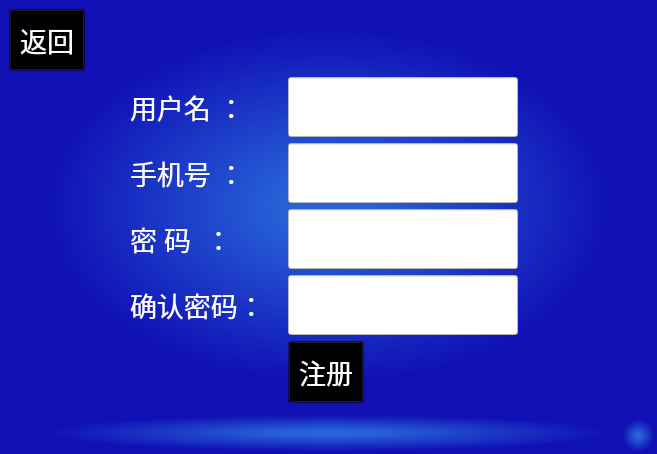
<?xml version="1.0" encoding="UTF-8"?>
<ui version="4.0">
 <class>MainWindow3</class>
 <widget class="QMainWindow" name="MainWindow3">
  <property name="windowModality">
   <enum>Qt::WindowModal</enum>
  </property>
  <property name="geometry">
   <rect>
    <x>0</x>
    <y>0</y>
    <width>657</width>
    <height>452</height>
   </rect>
  </property>
  <property name="windowTitle">
   <string>注册界面</string>
  </property>
  <property name="styleSheet">
   <string notr="true">background-color:qradialgradient(spread:pad, cx:0.5, cy:0.5, radius:0.431, fx:0.5, fy:0.5, stop:0.153409 rgba(39, 98, 216, 255), stop:1 rgba(16, 16, 181, 255));
padding:10px;</string>
  </property>
  <widget class="QWidget" name="centralwidget">
   <layout class="QGridLayout" name="gridLayout">
    <item row="5" column="4">
     <widget class="QLabel" name="label_2">
      <property name="font">
       <font>
        <family>微软雅黑</family>
        <pointsize>20</pointsize>
       </font>
      </property>
      <property name="styleSheet">
       <string notr="true">color: rgb(255, 255, 255);
background-color:rgba(0,0,0,0);</string>
      </property>
      <property name="text">
       <string>密 码  ：</string>
      </property>
     </widget>
    </item>
    <item row="9" column="7">
     <spacer name="horizontalSpacer_10">
      <property name="orientation">
       <enum>Qt::Horizontal</enum>
      </property>
      <property name="sizeHint" stdset="0">
       <size>
        <width>159</width>
        <height>20</height>
       </size>
      </property>
     </spacer>
    </item>
    <item row="7" column="0" colspan="4">
     <spacer name="horizontalSpacer_5">
      <property name="orientation">
       <enum>Qt::Horizontal</enum>
      </property>
      <property name="sizeHint" stdset="0">
       <size>
        <width>158</width>
        <height>20</height>
       </size>
      </property>
     </spacer>
    </item>
    <item row="6" column="5">
     <spacer name="verticalSpacer_4">
      <property name="orientation">
       <enum>Qt::Vertical</enum>
      </property>
      <property name="sizeHint" stdset="0">
       <size>
        <width>20</width>
        <height>62</height>
       </size>
      </property>
     </spacer>
    </item>
    <item row="1" column="8">
     <spacer name="horizontalSpacer_2">
      <property name="orientation">
       <enum>Qt::Horizontal</enum>
      </property>
      <property name="sizeHint" stdset="0">
       <size>
        <width>158</width>
        <height>20</height>
       </size>
      </property>
     </spacer>
    </item>
    <item row="9" column="5">
     <widget class="QPushButton" name="pushButton">
      <property name="font">
       <font>
        <family>微软雅黑</family>
        <pointsize>20</pointsize>
       </font>
      </property>
      <property name="styleSheet">
       <string notr="true">color: rgb(255, 255, 255);
background-color:rgba(0,0,0,0);</string>
      </property>
      <property name="text">
       <string>注册</string>
      </property>
     </widget>
    </item>
    <item row="8" column="5">
     <spacer name="verticalSpacer_5">
      <property name="orientation">
       <enum>Qt::Vertical</enum>
      </property>
      <property name="sizeHint" stdset="0">
       <size>
        <width>20</width>
        <height>63</height>
       </size>
      </property>
     </spacer>
    </item>
    <item row="1" column="4">
     <widget class="QLabel" name="label">
      <property name="font">
       <font>
        <family>微软雅黑</family>
        <pointsize>20</pointsize>
       </font>
      </property>
      <property name="styleSheet">
       <string notr="true">color: rgb(255, 255, 255);
background-color:rgba(0,0,0,0);</string>
      </property>
      <property name="text">
       <string>用户名 ：</string>
      </property>
     </widget>
    </item>
    <item row="10" column="5">
     <spacer name="verticalSpacer_6">
      <property name="orientation">
       <enum>Qt::Vertical</enum>
      </property>
      <property name="sizeHint" stdset="0">
       <size>
        <width>20</width>
        <height>62</height>
       </size>
      </property>
     </spacer>
    </item>
    <item row="5" column="8">
     <spacer name="horizontalSpacer_7">
      <property name="orientation">
       <enum>Qt::Horizontal</enum>
      </property>
      <property name="sizeHint" stdset="0">
       <size>
        <width>158</width>
        <height>20</height>
       </size>
      </property>
     </spacer>
    </item>
    <item row="0" column="2">
     <spacer name="horizontalSpacer_11">
      <property name="orientation">
       <enum>Qt::Horizontal</enum>
      </property>
      <property name="sizeHint" stdset="0">
       <size>
        <width>16</width>
        <height>20</height>
       </size>
      </property>
     </spacer>
    </item>
    <item row="5" column="5" colspan="3">
     <widget class="QLineEdit" name="lineEdit_3">
      <property name="sizePolicy">
       <sizepolicy hsizetype="Preferred" vsizetype="Preferred">
        <horstretch>0</horstretch>
        <verstretch>0</verstretch>
       </sizepolicy>
      </property>
      <property name="font">
       <font>
        <pointsize>20</pointsize>
        <weight>75</weight>
        <bold>true</bold>
       </font>
      </property>
      <property name="styleSheet">
       <string notr="true">background-color: rgb(255, 255, 255);</string>
      </property>
      <property name="text">
       <string/>
      </property>
      <property name="echoMode">
       <enum>QLineEdit::Password</enum>
      </property>
     </widget>
    </item>
    <item row="4" column="5">
     <spacer name="verticalSpacer_3">
      <property name="orientation">
       <enum>Qt::Vertical</enum>
      </property>
      <property name="sizeHint" stdset="0">
       <size>
        <width>20</width>
        <height>63</height>
       </size>
      </property>
     </spacer>
    </item>
    <item row="7" column="8">
     <spacer name="horizontalSpacer_8">
      <property name="orientation">
       <enum>Qt::Horizontal</enum>
      </property>
      <property name="sizeHint" stdset="0">
       <size>
        <width>158</width>
        <height>20</height>
       </size>
      </property>
     </spacer>
    </item>
    <item row="2" column="5">
     <spacer name="verticalSpacer_2">
      <property name="orientation">
       <enum>Qt::Vertical</enum>
      </property>
      <property name="sizeHint" stdset="0">
       <size>
        <width>20</width>
        <height>62</height>
       </size>
      </property>
     </spacer>
    </item>
    <item row="5" column="0" colspan="4">
     <spacer name="horizontalSpacer_4">
      <property name="orientation">
       <enum>Qt::Horizontal</enum>
      </property>
      <property name="sizeHint" stdset="0">
       <size>
        <width>158</width>
        <height>20</height>
       </size>
      </property>
     </spacer>
    </item>
    <item row="3" column="0" colspan="4">
     <spacer name="horizontalSpacer_3">
      <property name="orientation">
       <enum>Qt::Horizontal</enum>
      </property>
      <property name="sizeHint" stdset="0">
       <size>
        <width>158</width>
        <height>20</height>
       </size>
      </property>
     </spacer>
    </item>
    <item row="7" column="5" colspan="3">
     <widget class="QLineEdit" name="lineEdit_4">
      <property name="sizePolicy">
       <sizepolicy hsizetype="Preferred" vsizetype="Preferred">
        <horstretch>0</horstretch>
        <verstretch>0</verstretch>
       </sizepolicy>
      </property>
      <property name="font">
       <font>
        <pointsize>20</pointsize>
        <weight>75</weight>
        <bold>true</bold>
       </font>
      </property>
      <property name="styleSheet">
       <string notr="true">background-color: rgb(255, 255, 255);</string>
      </property>
      <property name="echoMode">
       <enum>QLineEdit::Password</enum>
      </property>
     </widget>
    </item>
    <item row="0" column="1">
     <spacer name="horizontalSpacer_15">
      <property name="orientation">
       <enum>Qt::Horizontal</enum>
      </property>
      <property name="sizeHint" stdset="0">
       <size>
        <width>33</width>
        <height>20</height>
       </size>
      </property>
     </spacer>
    </item>
    <item row="3" column="4">
     <widget class="QLabel" name="label_4">
      <property name="font">
       <font>
        <family>微软雅黑</family>
        <pointsize>20</pointsize>
       </font>
      </property>
      <property name="styleSheet">
       <string notr="true">color: rgb(255, 255, 255);
background-color:rgba(0,0,0,0);</string>
      </property>
      <property name="text">
       <string>手机号 ：</string>
      </property>
     </widget>
    </item>
    <item row="0" column="5">
     <spacer name="verticalSpacer">
      <property name="orientation">
       <enum>Qt::Vertical</enum>
      </property>
      <property name="sizeHint" stdset="0">
       <size>
        <width>20</width>
        <height>63</height>
       </size>
      </property>
     </spacer>
    </item>
    <item row="1" column="0" colspan="4">
     <spacer name="horizontalSpacer">
      <property name="orientation">
       <enum>Qt::Horizontal</enum>
      </property>
      <property name="sizeHint" stdset="0">
       <size>
        <width>158</width>
        <height>20</height>
       </size>
      </property>
     </spacer>
    </item>
    <item row="1" column="5" colspan="3">
     <widget class="QLineEdit" name="lineEdit">
      <property name="sizePolicy">
       <sizepolicy hsizetype="Preferred" vsizetype="Preferred">
        <horstretch>0</horstretch>
        <verstretch>0</verstretch>
       </sizepolicy>
      </property>
      <property name="font">
       <font>
        <pointsize>20</pointsize>
        <weight>75</weight>
        <bold>true</bold>
       </font>
      </property>
      <property name="styleSheet">
       <string notr="true">background-color: rgb(255, 255, 255);</string>
      </property>
      <property name="text">
       <string/>
      </property>
     </widget>
    </item>
    <item row="3" column="8">
     <spacer name="horizontalSpacer_6">
      <property name="orientation">
       <enum>Qt::Horizontal</enum>
      </property>
      <property name="sizeHint" stdset="0">
       <size>
        <width>158</width>
        <height>20</height>
       </size>
      </property>
     </spacer>
    </item>
    <item row="3" column="5" colspan="3">
     <widget class="QLineEdit" name="lineEdit_2">
      <property name="sizePolicy">
       <sizepolicy hsizetype="Preferred" vsizetype="Preferred">
        <horstretch>0</horstretch>
        <verstretch>0</verstretch>
       </sizepolicy>
      </property>
      <property name="font">
       <font>
        <pointsize>20</pointsize>
        <weight>75</weight>
        <bold>true</bold>
       </font>
      </property>
      <property name="styleSheet">
       <string notr="true">background-color: rgb(255, 255, 255);</string>
      </property>
     </widget>
    </item>
    <item row="9" column="4">
     <spacer name="horizontalSpacer_9">
      <property name="orientation">
       <enum>Qt::Horizontal</enum>
      </property>
      <property name="sizeHint" stdset="0">
       <size>
        <width>168</width>
        <height>20</height>
       </size>
      </property>
     </spacer>
    </item>
    <item row="0" column="0">
     <widget class="QPushButton" name="pushButton_2">
      <property name="font">
       <font>
        <family>微软雅黑</family>
        <pointsize>20</pointsize>
       </font>
      </property>
      <property name="styleSheet">
       <string notr="true">color: rgb(255, 255, 255);
background-color:rgba(0,0,0,0);</string>
      </property>
      <property name="text">
       <string>返回</string>
      </property>
     </widget>
    </item>
    <item row="0" column="3">
     <spacer name="horizontalSpacer_12">
      <property name="orientation">
       <enum>Qt::Horizontal</enum>
      </property>
      <property name="sizeHint" stdset="0">
       <size>
        <width>18</width>
        <height>20</height>
       </size>
      </property>
     </spacer>
    </item>
    <item row="0" column="4">
     <spacer name="horizontalSpacer_14">
      <property name="orientation">
       <enum>Qt::Horizontal</enum>
      </property>
      <property name="sizeHint" stdset="0">
       <size>
        <width>162</width>
        <height>20</height>
       </size>
      </property>
     </spacer>
    </item>
    <item row="7" column="4">
     <widget class="QLabel" name="label_3">
      <property name="font">
       <font>
        <family>微软雅黑</family>
        <pointsize>20</pointsize>
       </font>
      </property>
      <property name="styleSheet">
       <string notr="true">color: rgb(255, 255, 255);
background-color:rgba(0,0,0,0);</string>
      </property>
      <property name="text">
       <string>确认密码：</string>
      </property>
     </widget>
    </item>
    <item row="0" column="6">
     <spacer name="horizontalSpacer_13">
      <property name="orientation">
       <enum>Qt::Horizontal</enum>
      </property>
      <property name="sizeHint" stdset="0">
       <size>
        <width>40</width>
        <height>20</height>
       </size>
      </property>
     </spacer>
    </item>
   </layout>
  </widget>
  <widget class="QStatusBar" name="statusbar"/>
 </widget>
 <resources/>
 <connections/>
</ui>
